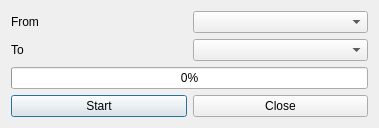
<?xml version="1.0" encoding="UTF-8"?>
<ui version="4.0">
 <class>DlgMenuCopy</class>
 <widget class="QDialog" name="DlgMenuCopy">
  <property name="geometry">
   <rect>
    <x>0</x>
    <y>0</y>
    <width>379</width>
    <height>112</height>
   </rect>
  </property>
  <property name="windowTitle">
   <string>Copy menu</string>
  </property>
  <layout class="QHBoxLayout" name="horizontalLayout">
   <item>
    <layout class="QGridLayout" name="gridLayout">
     <item row="1" column="1">
      <widget class="QPComboBox" name="cbTo">
       <property name="fieldName" stdset="0">
        <string>NAME</string>
       </property>
       <property name="fieldId" stdset="0">
        <string>ID</string>
       </property>
       <property name="table" stdset="0">
        <string>ME_MENUS</string>
       </property>
      </widget>
     </item>
     <item row="0" column="1">
      <widget class="QPComboBox" name="cbFrom">
       <property name="fieldName" stdset="0">
        <string>NAME</string>
       </property>
       <property name="fieldId" stdset="0">
        <string>ID</string>
       </property>
       <property name="table" stdset="0">
        <string>ME_MENUS</string>
       </property>
      </widget>
     </item>
     <item row="0" column="0">
      <widget class="QLabel" name="label">
       <property name="text">
        <string>From</string>
       </property>
      </widget>
     </item>
     <item row="1" column="0">
      <widget class="QLabel" name="label_2">
       <property name="text">
        <string>To</string>
       </property>
      </widget>
     </item>
     <item row="3" column="0">
      <widget class="QPushButton" name="btnStart">
       <property name="text">
        <string>Start</string>
       </property>
      </widget>
     </item>
     <item row="3" column="1">
      <widget class="QPushButton" name="btnClose">
       <property name="text">
        <string>Close</string>
       </property>
      </widget>
     </item>
     <item row="2" column="0" colspan="2">
      <widget class="QProgressBar" name="progressBar">
       <property name="value">
        <number>0</number>
       </property>
      </widget>
     </item>
    </layout>
   </item>
  </layout>
 </widget>
 <customwidgets>
  <customwidget>
   <class>QPComboBox</class>
   <extends>QComboBox</extends>
   <header>qpcombobox.h</header>
  </customwidget>
 </customwidgets>
 <resources/>
 <connections/>
</ui>
